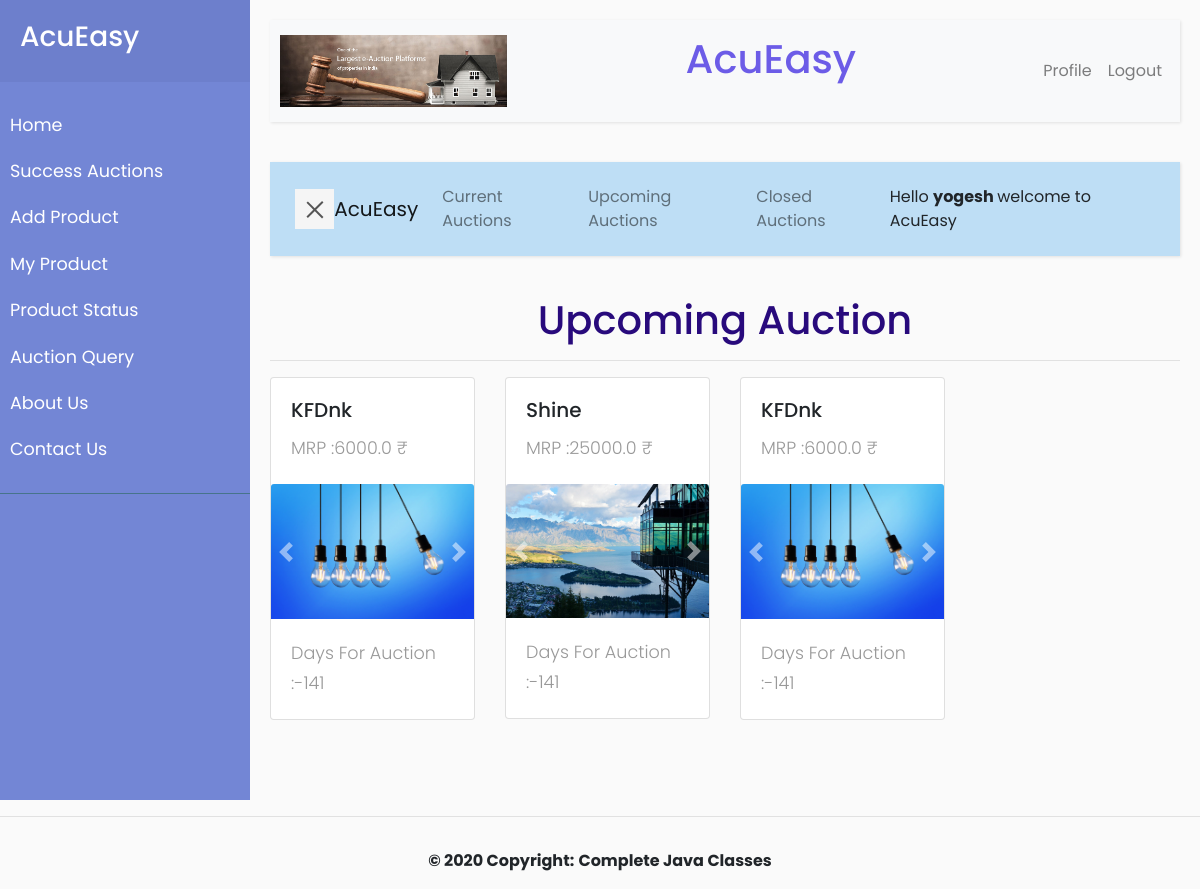
The page /auction/upcoming-auction/ (signed in) on the database its author committed.
### Auction/models.py (models this page shows, shortened)
class AuctionDetails(models.Model):
    auctiondetails_id = models.AutoField(primary_key=True)
    auctiondetails_date = models.DateTimeField()
    productinformation = models.ForeignKey(
        ProductInformation, on_delete=models.CASCADE)

### Product/models.py (models this page shows, shortened)
class ProductInformation(models.Model):
    productinformation_id = models.AutoField(primary_key=True)
    productcategory = models.ForeignKey(ProductCategory, on_delete=models.CASCADE)
    productsubcategory = models.ForeignKey(ProductSubcategory, on_delete=models.CASCADE)
    productinformation_name=models.CharField(max_length=36)
    productinformation_details = models.TextField()
    user = models.ForeignKey(User, on_delete=models.CASCADE)
    product_verify = models.BooleanField(default=False)
    productinformation_baseprice=models.FloatField()

class ProductImages(models.Model):
    productimages_id = models.AutoField(primary_key=True)
    productinformation = models.ForeignKey(ProductInformation, on_delete=models.CASCADE)
    productimages_image = models.FileField(upload_to="product/")

### Auction/views.py (the view)
# urls.py: path('upcoming-auction/', views.Upcoming_Auction.as_view()),
class Upcoming_Auction(View):
    now = datetime.now()
    objAuction = AuctionDetails.objects.filter(
        auctiondetails_date__gt=datetime.now())
    date = objAuction[0].auctiondetails_date
    product = objAuction[0].productinformation
    images = product.productimages_set.all()
    def calculate_dates(self, date, now):
        delta = datetime(now.year, date.month, date.day)
        days = (delta - now).days
        return days
    def get(self, request):
        name = request.session.get('admin')
        uname = request.session.get('uname')
        if name:
            return render(request, 'upcoming_auction.html', {'admin': name, 'objAuction': self.objAuction, 'date': self.calculate_dates(self.date, self.now)})
        elif uname:
            return render(request, 'User/upcoming_auction_user.html', {'user': uname, 'objAuction': self.objAuction, 'date': self.calculate_dates(self.date, self.now)})
        else:
            return render(request, 'User/upcoming_auction_guest.html', {'objAuction': self.objAuction, 'date': self.calculate_dates(self.date, self.now)})

### User/templates/User/upcoming_auction_user.html (shortened to what this page needs)
{% extends 'AcuEasy/user_base2.html'%} {% load static %}
  {% load crispy_forms_tags %}
  {% block body %}
  <div align="center">
    <h1>Upcoming Auction</h1>
  </div>
  <hr />
  <div class="row">
    {% for product in objAuction %}
    <div class="col-sm-3">
      <div class="card">
        <div class="card-body">
          <h5 class="card-title">
            {{product.productinformation.productinformation_name}}
          </h5>
          <p class="card-text">
            MRP :{{product.productinformation.productinformation_baseprice}} &#8377;
          </p>
        </div>
        <div id="carouselExampleControls" class="carousel slide" data-ride="carousel">
          <a href="/auction/product-detail/{{product.auctiondetails_id}}/">
            <div class="carousel-inner">
              {% for prodimage in product.productinformation.productimages_set.all%}
              {% if forloop.first %}
              <div class="carousel-item active">
                <img class="card-img-top" src="{{prodimage.productimages_image.url}}" alt="Card image cap" />
              </div>
              {% else %}
              <div class="carousel-item">
                <img class="card-img-top" src="{{prodimage.productimages_image.url}}" alt="Card image cap" />
              </div>
              {% endif %} {% endfor %}
            </div>
          </a>
          <a class="carousel-control-prev" href="#carouselExampleControls" role="button" data-slide="prev">
            <span class="carousel-control-prev-icon" aria-hidden="true"></span>
          </a>
          <a class="carousel-control-next" href="#carouselExampleControls" role="button" data-slide="next">
            <span class="carousel-control-next-icon" aria-hidden="true"></span>
          </a>
        </div>
        <div class="card-body">
          <p class="card-text">
            Days For Auction :{{date}}
          </p>
        </div>
      </div>
    </div>
    {% endfor %}
  </div>
  {% endblock %}

### static/css/base.css (style rules this page uses)
body { font-family: 'Poppins', sans-serif; background: #fafafa; }
p { font-family: 'Poppins', sans-serif; font-size: 1.1em; font-weight: 300; line-height: 1.7em; color: #999; }
a, a:hover, a:focus { color: inherit; text-decoration: none; transition: all 0.3s; }

### User/templates/User/upcoming_auction_user.html (style rules this page uses)
h1 { color: #280a7c; }

### rows shown on the page
AuctionDetails: productinformation.productinformation_name "KFDnk", productinformation.productinformation_baseprice "6000.0", date "-141"
ProductImages: productimages_image (picture)
AuctionDetails: productinformation.productinformation_name "Shine", productinformation.productinformation_baseprice "25000.0", date "-141"
ProductImages: productimages_image (picture)
AuctionDetails: productinformation.productinformation_name "KFDnk", productinformation.productinformation_baseprice "6000.0", date "-141"

### other values the page prints
{{ user }} "yogesh"
